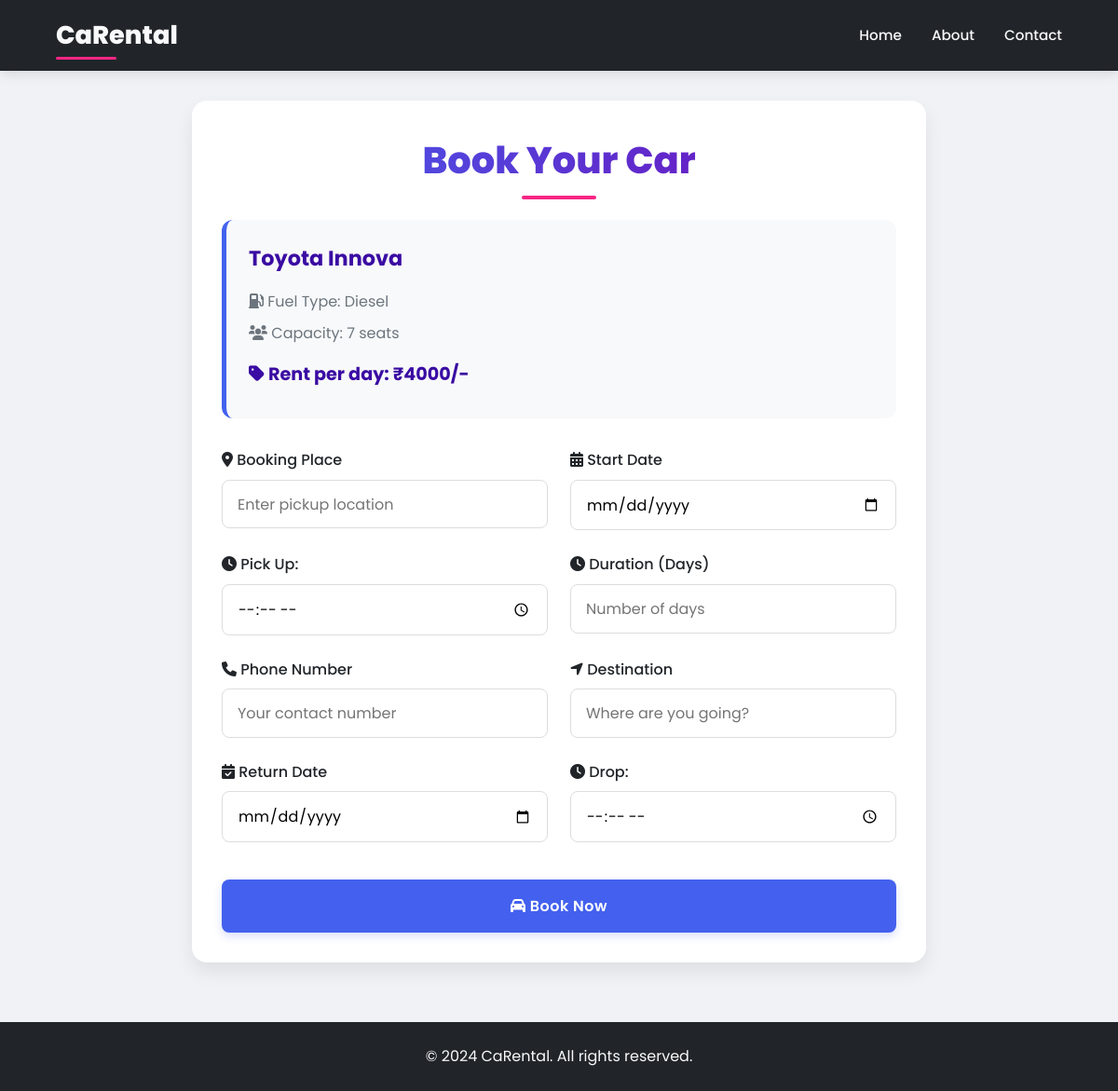
Screenshot of /booking.php?id=12 (signed in) with the database file from the repository.
### tables this page shows
CREATE TABLE `cars` (
  `CAR_ID` int(11) NOT NULL,
  `CAR_NAME` varchar(255) NOT NULL,
  `FUEL_TYPE` varchar(255) NOT NULL,
  `CAPACITY` int(11) NOT NULL,
  `PRICE` int(11) NOT NULL,
  `CAR_IMG` varchar(255) NOT NULL,
  `AVAILABLE` varchar(255) NOT NULL,
  `CAR_TYPE` enum('Large','Small','Premium') NOT NULL,
  `TRANSMISSION` enum('Manual','Automatic') NOT NULL,
  `MILEAGE` float DEFAULT NULL,
  `DEPOSITE_SECURITY` int(11) DEFAULT NULL
);

### booking.php (the view, shortened to what this page needs)
<?php
require_once('connection.php');
if (isset($_GET['id'])) {
    $car_id = $_GET['id'];
    $sql = "SELECT * FROM cars WHERE CAR_ID='$car_id' AND AVAILABLE='Y'";
    $result = mysqli_query($con, $sql);
    $car = mysqli_fetch_assoc($result);
}
?>
<!DOCTYPE html>
<html lang="en">
<head>
    <link rel="stylesheet" href="https://cdnjs.cloudflare.com/ajax/libs/font-awesome/6.0.0-beta3/css/all.min.css">
    <link rel="stylesheet" href="booking.css">
</head>
<body>
    <header>
        <div class="logo">CaRental</div>
        <nav class="menu">
            <a href="cardetails.php">Home</a>
            <a href="aboutus.html">About</a>
            <a href="contactus.html">Contact</a>
        </nav>
    </header>
    <div class="main-container">
        <h1>Book Your Car</h1>
        <div class="car-details">
            <h2><?php echo $car['CAR_NAME']; ?></h2>
            <p><i class="fas fa-gas-pump"></i> Fuel Type: <?php echo $car['FUEL_TYPE']; ?></p>
            <p><i class="fas fa-users"></i> Capacity: <?php echo $car['CAPACITY']; ?> seats</p>
            <p class="price"><i class="fas fa-tag"></i> Rent per day: ₹<?php echo $car['PRICE']; ?>/-</p>
        </div>
        <form method="POST" action="booking.php">
            <div>
                <label for="book_place"><i class="fas fa-map-marker-alt"></i> Booking Place</label>
                <input type="text" name="book_place" required placeholder="Enter pickup location">
            </div>
            <div>
                <label for="book_date"><i class="fas fa-calendar-alt"></i> Start Date</label>
                <input type="date" name="book_date" required>
            </div>
            <div>
                <label for="pickup"><i class="fas fa-clock"></i> Pick Up:</label>
                <input type="time" name="pickup" required placeholder="Pick Up Time">
            </div>
            <div>
                <label for="duration"><i class="fas fa-clock"></i> Duration (Days)</label>
                <input type="number" name="duration" required min="1" placeholder="Number of days">
            </div>
            <div>
                <label for="phone_number"><i class="fas fa-phone"></i> Phone Number</label>
                <input type="tel" name="phone_number" required placeholder="Your contact number">
            </div>
            <div>
                <label for="destination"><i class="fas fa-location-arrow"></i> Destination</label>
                <input type="text" name="destination" required placeholder="Where are you going?">
            </div>
            <div>
                <label for="return_date"><i class="fas fa-calendar-check"></i> Return Date</label>
                <input type="date" name="return_date" required>
            </div>
            <div>
                <label for="drop"><i class="fas fa-clock"></i> Drop:</label>
                <input type="time" name="drop" required placeholder="Drop Time">
            </div>
            <button type="submit"><i class="fas fa-car"></i> Book Now</button>
        </form>
    </div>
    <footer>
        <p>&copy; 2024 CaRental. All rights reserved.</p>
    </footer>
</body>
</html>

### booking.css (style rules this page uses)
:root { --primary: #4361ee; --primary-dark: #3a0ca3; --secondary: #f72585; --accent: #7209b7; --light: #f8f9fa; --dark: #212529; --gray: #6c757d; --success: #38b000; --card-shadow: 0 10px 20px rgba(0,0,0,0.08); --hover-shadow: 0 15px 30px rgba(67, 97, 238, 0.15); }
* { margin: 0; padding: 0; box-sizing: border-box; font-family: 'Poppins', -apple-system, BlinkMacSystemFont, 'Segoe UI', Roboto, Oxygen, Ubuntu, Cantarell, sans-serif; }
body { background-color: #f0f2f5; color: var(--dark); line-height: 1.6; min-height: 100vh; display: flex; flex-direction: column; }
header { background: var(--dark); padding: 1rem 5%; display: flex; justify-content: space-between; align-items: center; position: sticky; top: 0; z-index: 100; box-shadow: 0 4px 12px rgba(0,0,0,0.1); }
.logo { color: var(--light); font-size: 1.7rem; font-weight: 800; text-decoration: none; position: relative; }
.logo::after { content: ""; position: absolute; bottom: -4px; left: 0; width: 50%; height: 3px; background: var(--secondary); border-radius: 2px; }
.menu { display: flex; align-items: center; list-style: none; }
.menu a { color: var(--light); text-decoration: none; font-weight: 500; font-size: 0.95rem; transition: all 0.3s ease; padding: 0.5rem 0; margin-left: 2rem; position: relative; }
.menu a::after { content: ''; position: absolute; width: 0; height: 2px; bottom: 0; left: 0; background-color: var(--secondary); transition: width 0.3s ease; }
.main-container { flex: 1; max-width: 800px; margin: 2rem auto; padding: 2rem; background: white; border-radius: 16px; box-shadow: var(--card-shadow); animation: fadeIn 0.6s ease-out; }
h1 { text-align: center; font-size: 2.5rem; font-weight: 800; background: linear-gradient(to right, var(--primary), var(--accent)); -webkit-background-clip: text; background-clip: text; color: transparent; margin-bottom: 2rem; position: relative; }
h1::after { content: ""; position: absolute; bottom: -10px; left: 50%; transform: translateX(-50%); width: 80px; height: 4px; background: var(--secondary); border-radius: 2px; }
.car-details { background: var(--light); padding: 1.5rem; border-radius: 12px; margin-bottom: 2rem; border-left: 5px solid var(--primary); }
.car-details h2 { color: var(--primary-dark); margin-bottom: 1rem; font-size: 1.4rem; font-weight: 700; }
.car-details p { margin-bottom: 0.5rem; color: var(--gray); }
.car-details .price { font-weight: 700; color: var(--primary-dark); font-size: 1.2rem; margin-top: 1rem; }
form { display: grid; grid-template-columns: 1fr 1fr; gap: 1.5rem; }
form div { display: flex; flex-direction: column; }
label { font-weight: 500; margin-bottom: 0.5rem; color: var(--dark); }
input { padding: 0.8rem 1rem; border: 1px solid #ddd; border-radius: 8px; font-size: 1rem; transition: border 0.3s ease; }
button { grid-column: span 2; padding: 1rem; background: var(--primary); color: white; text-align: center; text-decoration: none; border: none; border-radius: 8px; font-weight: 600; font-size: 1rem; letter-spacing: 0.5px; cursor: pointer; transition: all 0.3s ease; box-shadow: 0 4px 10px rgba(67, 97, 238, 0.2); margin-top: 1rem; }
footer { background: var(--dark); color: var(--light); text-align: center; padding: 1.5rem; margin-top: 2rem; }

### rows the page displays
cars: CAR_NAME "Toyota Innova", FUEL_TYPE "Diesel", CAPACITY "7", PRICE "4000"
